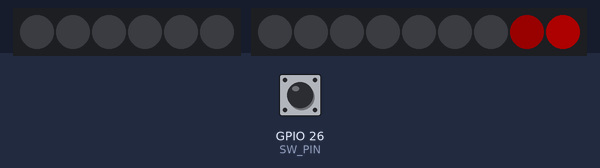
This sketch was run on a simulated ESP32. Shown: 6 RGB LEDs in strip order, left to right, 9 RGB LEDs in strip order, left to right. The test bench sets the inputs (shaded band); at power-on: GPIO 26 (SW_PIN) HIGH. Dim RGB values are drawn brighter than linear.

Above: at 0.59 s.
1.3 s: GPIO 26 (SW_PIN) pulled LOW for 0.15 s
At 1.85 s:
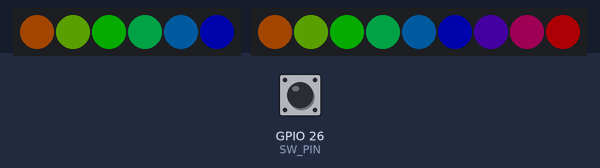
2.0 s: GPIO 26 (SW_PIN) pulled LOW for 1 s
At 3.7 s:
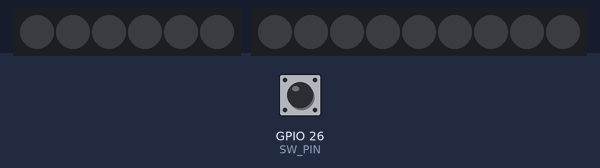
4.5 s: GPIO 26 (SW_PIN) pulled LOW for 0.15 s
At 4.78 s:
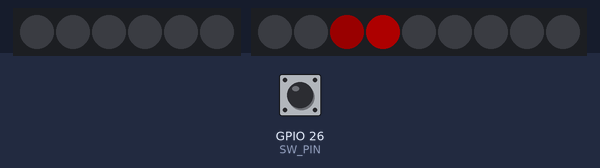
5.2 s: GPIO 26 (SW_PIN) pulled LOW for 3.2 s
At 9.13 s:
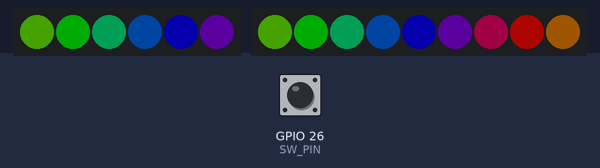
Timing chart, 0 to 22.4 s (numbered marks = the images above; inputs shaded):
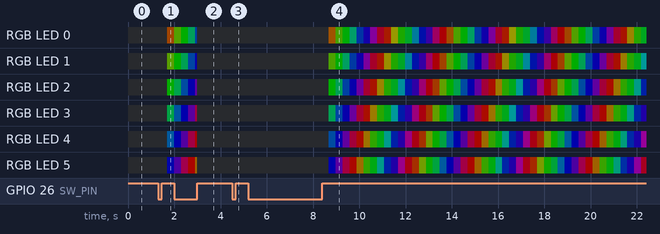

The sketch:

board_test.ino
```cpp
/*
 * Unicorn PCD boardice test
 * (c) 2019 Oliver Hanka - mail@oliverhanka.de
 */

#include <Adafruit_NeoPixel.h>
#include "Animation.h"
#include "AnimationWheel.h"
#include "AnimationRainbow.h"
#include "AnimationOff.h"
#include "config.h"

/*
 * NEO PIXEL SETUP
 */
Adafruit_NeoPixel tail_pixels = Adafruit_NeoPixel(TAIL_LED_NUM, TAIL_LED_PIN, NEO_GRB + NEO_KHZ800);
Adafruit_NeoPixel body_pixels = Adafruit_NeoPixel(BODY_LED_NUM, BODY_LED_PIN, NEO_GRB + NEO_KHZ800);

/*
 * ANIMATION SETUP
 */
#define NUM_OF_ANIMATIONS 3
Animation* animations[NUM_OF_ANIMATIONS];
AnimationWheel* animationWheel = new AnimationWheel(&body_pixels,&tail_pixels);
AnimationRainbow* rainbow = new AnimationRainbow(&body_pixels,&tail_pixels);
AnimationOff* animOff = new AnimationOff(&body_pixels,&tail_pixels);
uint8_t currentAnim;


/*
 * TIMER SETUP
 */
volatile int animTimerInterruptCounter;

hw_timer_t * animTimer = NULL;
portMUX_TYPE animTimerMux = portMUX_INITIALIZER_UNLOCKED;

void IRAM_ATTR onAnimTimer() {
  portENTER_CRITICAL_ISR(&animTimerMux);
  animTimerInterruptCounter++;         // record that an interrupt was fired
  portEXIT_CRITICAL_ISR(&animTimerMux);

}

/*
 * GPIO INTERRUPT SETUP
 */
volatile int gpioInterruptCounter = 0;
portMUX_TYPE gpioMux = portMUX_INITIALIZER_UNLOCKED;

void IRAM_ATTR handleGPIOInterrupt() {
  portENTER_CRITICAL_ISR(&gpioMux);
  gpioInterruptCounter++;             // record that an interrupt was fired
  portEXIT_CRITICAL_ISR(&gpioMux);
}

void setup() {
  Serial.begin(250000);

  // Initialize the NeoPixel library.
  tail_pixels.begin();
  body_pixels.begin();
  tail_pixels.setBrightness(DEFAULT_BRIGHTNESS);
  body_pixels.setBrightness(DEFAULT_BRIGHTNESS);

  // init animations
  animationWheel->init();
  rainbow->init();
  animOff->init();

  // set current animation
  animations[0] = animationWheel;
  animations[1] = rainbow;
  animations[2] = animOff;
  currentAnim = 0;

  // setup and start animation timer
  animTimer = timerBegin(0, 80, true);
  timerAttachInterrupt(animTimer, &onAnimTimer, true);
  timerAlarmWrite(animTimer, ANIMATION_TICK_INTERVALL, true);
  timerAlarmEnable(animTimer);

  // Register GPIO interrupt
  pinMode(SW_PIN, INPUT);
  attachInterrupt(digitalPinToInterrupt(SW_PIN), handleGPIOInterrupt, RISING);

}

void loop() {
  if (animTimerInterruptCounter > 0) {

    portENTER_CRITICAL(&animTimerMux);
    animTimerInterruptCounter--;
    portEXIT_CRITICAL(&animTimerMux);

    animations[currentAnim]->advance();
  }

  if(gpioInterruptCounter > 0){

      portENTER_CRITICAL(&gpioMux);
      gpioInterruptCounter--;
      portEXIT_CRITICAL(&gpioMux);

      currentAnim++;
      if (currentAnim >= NUM_OF_ANIMATIONS)
        currentAnim = 0;
      animations[currentAnim]->init();
  }
}
```

Animation.h
```cpp
/*
 * Animation.h
 * (c) 2019 Oliver Hanka - mail@oliverhanka.de
 */

#ifndef ANIMATION_H
#define ANIMATION_H

#include <Adafruit_NeoPixel.h>

class Animation {

  public:
    Animation(Adafruit_NeoPixel *body_pixels, Adafruit_NeoPixel *tail_pixels) {
      _body_pixels = body_pixels;
      _tail_pixels = tail_pixels;
    }

    virtual void init() = 0;
    virtual void advance() = 0;

  protected:

    Adafruit_NeoPixel *_body_pixels;
    Adafruit_NeoPixel *_tail_pixels;

    // hold the values for the current animation state
    struct currentState_t {
      uint32_t body[9];
      uint32_t tail[6];
    } currentState;

    void allOff() {
      for (uint16_t loop = 0; loop < 9; loop++)
        currentState.body[loop] = 0;
      for (uint16_t loop = 0; loop < 6; loop++)
        currentState.tail[loop] = 0;
      show();
    }

    // show current animation state
    void show() {
      for (uint16_t loop = 0; loop < 9; loop++)
        _body_pixels->setPixelColor(loop,currentState.body[loop]);
      for (uint16_t loop = 0; loop < 6; loop++)
        _tail_pixels->setPixelColor(loop,currentState.tail[loop]);
      _body_pixels->show();
      _tail_pixels->show();
    }

    // convert seperate red, green, blue 8bit values into a packed 32bit value
    static uint32_t Color(uint8_t r, uint8_t g, uint8_t b) {
      return ((uint32_t)r << 16) | ((uint32_t)g <<  8) | b;
    }

};


#endif /* ANIMATION_H */
```

AnimationOff.cpp
```cpp
/*
 * AnimationOff.cpp
 * (c) 2019 Oliver Hanka - mail@oliverhanka.de
 */

#include "AnimationOff.h"

AnimationOff::AnimationOff(Adafruit_NeoPixel *body_pixels, Adafruit_NeoPixel *tail_pixels) : Animation(body_pixels,tail_pixels) {
}

void AnimationOff::init() {
  allOff();
}

void AnimationOff::advance() {
    return;
}
```

AnimationOff.h
```cpp
/*
 * AnimationOff.h
 * (c) 2019 Oliver Hanka - mail@oliverhanka.de
 */

#ifndef ANIMATIONOFF_H
#define ANIMATIONOFF_H

#include <Adafruit_NeoPixel.h>
#include "Animation.h"


class AnimationOff : public Animation {
  public:
    AnimationOff(Adafruit_NeoPixel *body_pixels, Adafruit_NeoPixel *tail_pixels);
    void init();
    void advance();
};

#endif /* ANIMATIONOFF_H */
```

AnimationRSSI.cpp
```cpp
/*
 * AnimationRSSI.cpp
 * (c) 2019 Oliver Hanka - mail@oliverhanka.de
 */

#include "AnimationRSSI.h"

AnimationRSSI::AnimationRSSI(Adafruit_NeoPixel *body_pixels, Adafruit_NeoPixel *tail_pixels) : Animation(body_pixels,tail_pixels) {
}

void AnimationRSSI::init() {
  timeTickCountdown = 0;
  curStep = 0;
  allOff();
}

void AnimationRSSI::advance() {
  // only update every 8th advance
  if (timeTickCountdown > 0) {
    timeTickCountdown--;
    return;
  }
  timeTickCountdown = 15;

  // use the tail as RSSI
  uint8_t loop;
  if (signalStrength < 16) {
    currentState.tail[0] = Color(255,0,0);
  } else if (signalStrength < 33) {
    for (loop = 0; loop < 2; loop++)
      currentState.tail[loop] = Color(255,80,0);
  } else if (signalStrength < 50) {
    for (loop = 0; loop < 3; loop++)
      currentState.tail[loop] = Color(230,230,0);
  } else if (signalStrength < 67) {
    for (loop = 0; loop < 4; loop++)
      currentState.tail[loop] = Color(173,240,0);
  } else if (signalStrength < 84) {
    for (loop = 0; loop < 5; loop++)
    currentState.tail[loop] = Color(40,255,0);
  } else if (signalStrength > 84) {
    for (loop = 0; loop < 6; loop++)
      currentState.tail[loop] = Color(0,255,0);
  }

  // all black
  for (loop = 1; loop < 9; loop++)
    currentState.body[loop] = Color(0,0,0);

  currentState.body[0] = Color(0,0,128);

  switch (curStep) {
    case 0:
      currentState.body[1] = Color(0,0,128);
      currentState.body[5] = Color(0,0,128);
      curStep++;
      break;
    case 1:
      currentState.body[2] = Color(0,0,128);
      currentState.body[6] = Color(0,0,128);
      curStep++;
      break;
    case 2:
      currentState.body[3] = Color(0,0,128);
      currentState.body[7] = Color(0,0,128);
      curStep++;
      break;
    case 3:
      currentState.body[4] = Color(0,0,128);
      currentState.body[8] = Color(0,0,128);
      curStep = 0;
      break;
  }

  show();
}

void AnimationRSSI::setSignalStrength(uint8_t value) {
  signalStrength = value;
}
```

AnimationRSSI.h
```cpp
/*
 * AnimationRSSI.h
 * (c) 2019 Oliver Hanka - mail@oliverhanka.de
 */

#ifndef ANIMATIONRSSI_H
#define ANIMATIONRSSI_H

#include <Adafruit_NeoPixel.h>
#include "Animation.h"


class AnimationRSSI : public Animation {
  public:
    AnimationRSSI(Adafruit_NeoPixel *body_pixels, Adafruit_NeoPixel *tail_pixels);
    void init();
    void advance();
    void setSignalStrength(uint8_t value);
  private:
    uint8_t signalStrength;
    uint16_t timeTickCountdown;
    uint8_t curStep;
};

#endif /* ANIMATIONRSSI_H */
```

AnimationRainbow.cpp
```cpp
/*
 * AnimationRainbow.cpp
 * (c) 2019 Oliver Hanka - mail@oliverhanka.de
 */

#include "AnimationRainbow.h"

AnimationRainbow::AnimationRainbow(Adafruit_NeoPixel *body_pixels, Adafruit_NeoPixel *tail_pixels) : Animation(body_pixels,tail_pixels) {
}

void AnimationRainbow::init() {
  rainbowCycle = 0;
  allOff();
}

void AnimationRainbow::advance() {
  uint8_t loop;

  rainbowCycle++;
  if (rainbowCycle > 256*5)   // after 5 cycles of all colors on wheel start again
    rainbowCycle = 0;

  for(loop=0; loop < BODY_LED_NUM; loop++) {
    currentState.body[loop] = Wheel(((loop * 256 / 9) + rainbowCycle) & 255);
  }

  for(loop=0; loop < TAIL_LED_NUM; loop++) {
    currentState.tail[loop] = Wheel(((loop * 256 / 9) + rainbowCycle) & 255);
  }

  show();
}


uint32_t AnimationRainbow::Wheel(byte WheelPos) {
  WheelPos = 255 - WheelPos;
  if(WheelPos < 85) {
    return Color(255 - WheelPos * 3, 0, WheelPos * 3);
  }
  if(WheelPos < 170) {
    WheelPos -= 85;
    return Color(0, WheelPos * 3, 255 - WheelPos * 3);
  }
  WheelPos -= 170;
  return Color(WheelPos * 3, 255 - WheelPos * 3, 0);
}
```

AnimationRainbow.h
```cpp
/*
 * AnimationRainbow.h
 * (c) 2019 Oliver Hanka - mail@oliverhanka.de
 */

#ifndef ANIMATIONRAINBOW_H
#define ANIMATIONRAINBOW_H

#include <Adafruit_NeoPixel.h>
#include "Animation.h"
#include "config.h"

class AnimationRainbow : public Animation {
  public:
    AnimationRainbow(Adafruit_NeoPixel *body_pixels, Adafruit_NeoPixel *tail_pixels);
    void init();
    void advance();
  private:
    uint16_t rainbowCycle;
    uint32_t Wheel(byte WheelPos);
};


#endif /* ANIMATIONRAINBOW_H */
```

AnimationWheel.cpp
```cpp
/*
 * AnimationWheel.cpp
 * (c) 2019 Oliver Hanka - mail@oliverhanka.de
 */

#include "AnimationWheel.h"

AnimationWheel::AnimationWheel(Adafruit_NeoPixel *body_pixels, Adafruit_NeoPixel *tail_pixels) : Animation(body_pixels,tail_pixels) {
}

void AnimationWheel::init() {
  curPixel = 1;
  timeTickCountdown = 0;
  allOff();
}

void AnimationWheel::advance() {
  // only update every 8th advance
  if (timeTickCountdown > 0) {
    timeTickCountdown--;
    return;
  }
  timeTickCountdown = 8;

  // set "fade out" pixels
  switch (curPixel) {
    case 1:
      currentState.body[BODY_LED_NUM-1] = Color(0,0,0);
      currentState.body[1] = Color(128,0,0);
      break;
    default:
      currentState.body[curPixel-1] = Color(0,0,0);
      currentState.body[curPixel] = Color(128,0,0);
  }

  curPixel++;
  if (curPixel >= BODY_LED_NUM)
    curPixel = 1;
  currentState.body[curPixel] = Color(255,0,0);
  show();
}
```

AnimationWheel.h
```cpp
/*
 * AnimationWheel.h
 * (c) 2019 Oliver Hanka - mail@oliverhanka.de
 */

#ifndef ANIMATIONWHEEL_H
#define ANIMATIONWHEEL_H

#include <Adafruit_NeoPixel.h>
#include "Animation.h"
#include "config.h"


class AnimationWheel : public Animation {
  public:
    AnimationWheel(Adafruit_NeoPixel *body_pixels, Adafruit_NeoPixel *tail_pixels);
    void init();
    void advance();
  private:
    uint8_t curPixel;
    uint16_t timeTickCountdown;
};


#endif /* ANIMATIONWHEEL_H */
```

config.h
```cpp
/* WS2812b CONFIG */
#define BODY_LED_PIN  17
#define TAIL_LED_PIN  16

#define BODY_LED_NUM  9
#define TAIL_LED_NUM  6

#define DEFAULT_BRIGHTNESS 50

/* PUSHBUTTON CONFIG */
#define SW_PIN  26

/* WLAN CONFIG */

/* ANIMATION CONFIG */
#define ANIMATION_TICK_INTERVALL (10*1000)
```

Measured:
- after the input at 2.0 s, the LEDs: first differ from a run without the input after 1.0 s (image 2)
- after the input at 4.5 s, the LEDs: first change after 0.15 s (image 3 shows a later state)
